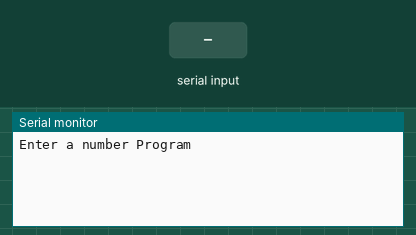
Bench run of a sketch on a simulated Arduino Uno, built with avr-gcc and run on an emulated ATmega328P. Parts: the last lines printed to the serial monitor. The inputs (shaded band) are chosen by the test bench.

Above: at 1.2 s.
1.3 s: "90,45\n" received over Serial
At 2.5 s:
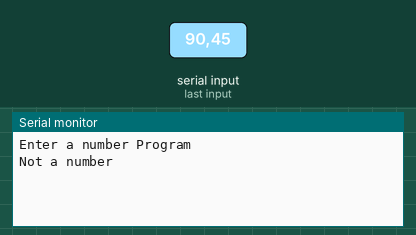
2.8 s: "5\n" received over Serial
At 3.4 s:
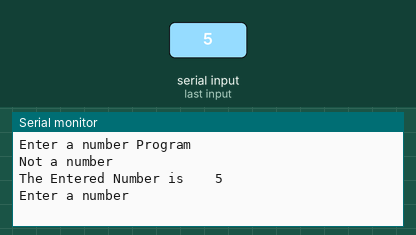

Measured:
- after the input at 1.3 s, the serial monitor: prints a new line at once (image 1)
- after the input at 2.8 s, the serial monitor: prints a new line at once (image 2)

The sketch:

InsertNumberFromMonitor01.ino
```cpp
char rx_byte = 0;
String rx_str = "";
boolean not_number = false;
int result;

void setup() {
  Serial.begin(9600);
  Serial.println("Enter a number Program");
}

void loop() {
  if (Serial.available() > 0) {    // is a character available?
    rx_byte = Serial.read();       // get the character

    if ((rx_byte >= '0') && (rx_byte <= '9')) {
      rx_str += rx_byte;
    }
    else if (rx_byte == '\n') {
      // end of string
      if (not_number) {
        Serial.println("Not a number");
      }
      else {

        result = rx_str.toInt();
        // print the result
        Serial.print("The Entered Number is ");
        Serial.print("   ");
        Serial.print(result);
        Serial.println("");
        Serial.println("Enter a number");
      }
      not_number = false;         // reset flag
      rx_str = "";                // clear the string for reuse
    }
    else {
      // non-number character received
      not_number = true;    // flag a non-number
    }
  } // end: if (Serial.available() > 0)
}
```
